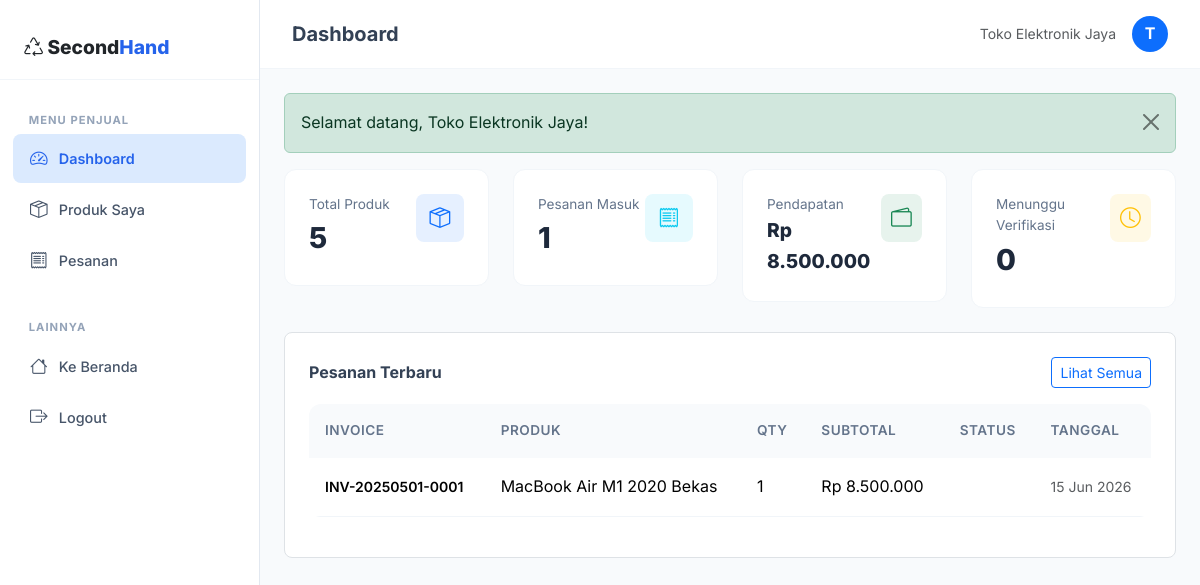
Screenshot of /index.php?page=seller_dashboard (signed in) with the database file from the repository.
### tables this page shows
CREATE TABLE `order_items` (
  `id` INT(11) NOT NULL AUTO_INCREMENT,
  `order_id` INT(11) NOT NULL,
  `product_id` INT(11) NOT NULL,
  `seller_id` INT(11) NOT NULL,
  `quantity` INT(11) NOT NULL DEFAULT 1,
  `price` DECIMAL(15,2) NOT NULL,
  `subtotal` DECIMAL(15,2) NOT NULL,
  `status` ENUM('pending','confirmed','shipped','delivered','completed','cancelled') NOT NULL DEFAULT 'pending',
  PRIMARY KEY (`id`),
  KEY `fk_oi_order` (`order_id`),
  KEY `fk_oi_product` (`product_id`),
  KEY `fk_oi_seller` (`seller_id`),
  CONSTRAINT `fk_oi_order` FOREIGN KEY (`order_id`) REFERENCES `orders`(`id`) ON DELETE CASCADE,
  CONSTRAINT `fk_oi_product` FOREIGN KEY (`product_id`) REFERENCES `products`(`id`) ON DELETE CASCADE,
  CONSTRAINT `fk_oi_seller` FOREIGN KEY (`seller_id`) REFERENCES `users`(`id`) ON DELETE CASCADE
);

CREATE TABLE `orders` (
  `id` INT(11) NOT NULL AUTO_INCREMENT,
  `invoice_number` VARCHAR(50) NOT NULL UNIQUE,
  `buyer_id` INT(11) NOT NULL,
  `total_amount` DECIMAL(15,2) NOT NULL,
  `shipping_cost` DECIMAL(15,2) NOT NULL DEFAULT 0,
  `shipping_address` TEXT NOT NULL,
  `shipping_method` VARCHAR(50) DEFAULT 'reguler',
  `status` ENUM('pending','confirmed','processing','shipped','delivered','completed','cancelled') NOT NULL DEFAULT 'pending',
  `tracking_number` VARCHAR(100) DEFAULT NULL,
  `notes` TEXT DEFAULT NULL,
  `created_at` TIMESTAMP DEFAULT CURRENT_TIMESTAMP,
  `updated_at` TIMESTAMP DEFAULT CURRENT_TIMESTAMP ON UPDATE CURRENT_TIMESTAMP,
  PRIMARY KEY (`id`),
  KEY `fk_order_buyer` (`buyer_id`),
  CONSTRAINT `fk_order_buyer` FOREIGN KEY (`buyer_id`) REFERENCES `users`(`id`) ON DELETE CASCADE
);

CREATE TABLE `products` (
  `id` INT(11) NOT NULL AUTO_INCREMENT,
  `seller_id` INT(11) NOT NULL,
  `category_id` INT(11) NOT NULL,
  `name` VARCHAR(200) NOT NULL,
  `slug` VARCHAR(220) NOT NULL UNIQUE,
  `description` TEXT NOT NULL,
  `price` DECIMAL(15,2) NOT NULL,
  `original_price` DECIMAL(15,2) DEFAULT NULL,
  `stock` INT(11) NOT NULL DEFAULT 1,
  `condition_status` ENUM('like_new','good','fair') NOT NULL DEFAULT 'good',
  `weight` INT(11) DEFAULT 1000 COMMENT 'dalam gram',
  `images` TEXT DEFAULT NULL COMMENT 'JSON array of image filenames',
  `verification_status` ENUM('pending','approved','rejected') NOT NULL DEFAULT 'pending',
  `verification_note` TEXT DEFAULT NULL,
  `is_active` TINYINT(1) NOT NULL DEFAULT 1,
  `view_count` INT(11) DEFAULT 0,
  `created_at` TIMESTAMP DEFAULT CURRENT_TIMESTAMP,
  `updated_at` TIMESTAMP DEFAULT CURRENT_TIMESTAMP ON UPDATE CURRENT_TIMESTAMP,
  PRIMARY KEY (`id`),
  KEY `fk_product_seller` (`seller_id`),
  KEY `fk_product_category` (`category_id`),
  CONSTRAINT `fk_product_seller` FOREIGN KEY (`seller_id`) REFERENCES `users`(`id`) ON DELETE CASCADE,
  CONSTRAINT `fk_product_category` FOREIGN KEY (`category_id`) REFERENCES `categories`(`id`) ON DELETE CASCADE
);

### src/config/helpers.php (called while the page is built, shortened)
<?php
function e($string) {
    return htmlspecialchars($string ?? '', ENT_QUOTES, 'UTF-8');
}
function formatRupiah($amount) {
    return 'Rp ' . number_format($amount, 0, ',', '.');
}
function truncate($text, $length = 100) {
    if (strlen($text) <= $length) return $text;
    return substr($text, 0, $length) . '...';
}

### src/views/seller/dashboard.php (the view, shortened to what this page needs)
<?php
$db = getDB();
$sellerId = $_SESSION['user_id'];
$totalProducts = $db->prepare("SELECT COUNT(*) FROM products WHERE seller_id = ?"); $totalProducts->execute([$sellerId]); $totalProducts = $totalProducts->fetchColumn();
$totalOrderItems = $db->prepare("SELECT COUNT(*) FROM order_items WHERE seller_id = ?"); $totalOrderItems->execute([$sellerId]); $totalOrderItems = $totalOrderItems->fetchColumn();
$revenue = $db->prepare("SELECT COALESCE(SUM(oi.subtotal),0) FROM order_items oi JOIN orders o ON oi.order_id = o.id WHERE oi.seller_id = ? AND o.status = 'completed'"); $revenue->execute([$sellerId]); $revenue = $revenue->fetchColumn();
$pendingVerif = $db->prepare("SELECT COUNT(*) FROM products WHERE seller_id = ? AND verification_status = 'pending'"); $pendingVerif->execute([$sellerId]); $pendingVerif = $pendingVerif->fetchColumn();
$recentOrders = $db->prepare("SELECT oi.*, o.invoice_number, o.status as order_status, o.created_at as order_date, p.name as product_name FROM order_items oi JOIN orders o ON oi.order_id = o.id JOIN products p ON oi.product_id = p.id WHERE oi.seller_id = ? ORDER BY o.created_at DESC LIMIT 5");
$recentOrders->execute([$sellerId]); $recentOrders = $recentOrders->fetchAll();
?>
<div class="row g-4 mb-4">
    <div class="col-md-3 col-6">
        <div class="stat-card"><div class="d-flex justify-content-between align-items-start">
            <div><div class="stat-label">Total Produk</div><div class="stat-value"><?= $totalProducts ?></div></div>
            <div class="stat-icon bg-primary bg-opacity-10 text-primary"><i class="bi bi-box-seam"></i></div>
        </div></div>
    </div>
    <div class="col-md-3 col-6">
        <div class="stat-card"><div class="d-flex justify-content-between align-items-start">
            <div><div class="stat-label">Pesanan Masuk</div><div class="stat-value"><?= $totalOrderItems ?></div></div>
            <div class="stat-icon bg-info bg-opacity-10 text-info"><i class="bi bi-receipt"></i></div>
        </div></div>
    </div>
    <div class="col-md-3 col-6">
        <div class="stat-card"><div class="d-flex justify-content-between align-items-start">
            <div><div class="stat-label">Pendapatan</div><div class="stat-value" style="font-size:1.2rem"><?= formatRupiah($revenue) ?></div></div>
            <div class="stat-icon bg-success bg-opacity-10 text-success"><i class="bi bi-wallet2"></i></div>
        </div></div>
    </div>
    <div class="col-md-3 col-6">
        <div class="stat-card"><div class="d-flex justify-content-between align-items-start">
            <div><div class="stat-label">Menunggu Verifikasi</div><div class="stat-value"><?= $pendingVerif ?></div></div>
            <div class="stat-icon bg-warning bg-opacity-10 text-warning"><i class="bi bi-clock"></i></div>
        </div></div>
    </div>
</div>
<div class="bg-white rounded-3 border p-4">
    <div class="d-flex justify-content-between align-items-center mb-3">
        <h6 class="fw-bold mb-0">Pesanan Terbaru</h6>
        <a href="<?= BASE_URL ?>/index.php?page=seller_orders" class="btn btn-sm btn-outline-primary">Lihat Semua</a>
    </div>
    <?php if (empty($recentOrders)): ?>
    <p class="text-muted text-center py-3">Belum ada pesanan masuk.</p>
    <?php else: ?>
    <div class="table-responsive">
        <table class="table table-custom">
            <thead><tr><th>Invoice</th><th>Produk</th><th>Qty</th><th>Subtotal</th><th>Status</th><th>Tanggal</th></tr></thead>
            <tbody>
            <?php foreach ($recentOrders as $o): ?>
            <tr>
                <td class="fw-semibold small"><?= e($o['invoice_number']) ?></td>
                <td><?= e(truncate($o['product_name'], 30)) ?></td>
                <td><?= $o['quantity'] ?></td>
                <td><?= formatRupiah($o['subtotal']) ?></td>
                <td><?= orderStatusLabel($o['order_status']) ?></td>
                <td class="small text-muted"><?= date('d M Y', strtotime($o['order_date'])) ?></td>
            </tr>
            <?php endforeach; ?>
            </tbody>
        </table>
    </div>
    <?php endif; ?>
</div>

### src/assets/css/style.css (style rules this page uses)
:root { --primary: #2563eb; --primary-dark: #1d4ed8; --primary-light: #dbeafe; --secondary: #1e293b; --accent: #0ea5e9; --success: #10b981; --warning: #f59e0b; --danger: #ef4444; --dark: #0f172a; --gray-900: #1e293b; --gray-800: #334155; --gray-700: #475569; --gray-600: #64748b; --gray-500: #94a3b8; --gray-400: #cbd5e1; --gray-300: #e2e8f0; --gray-200: #f1f5f9; --gray-100: #f8fafc; --white: #ffffff; --shadow-sm: 0 1px 2px rgba(0, 0, 0, 0.05); --shadow: 0 1px 3px rgba(0, 0, 0, 0.1), 0 1px 2px rgba(0, 0, 0, 0.06); --shadow-md: 0 4px 6px -1px rgba(0, 0, 0, 0.1), 0 2px 4px -1px rgba(0, 0, 0, 0.06); --shadow-lg: 0 10px 15px -3px rgba(0, 0, 0, 0.1), 0 4px 6px -2px rgba(0, 0, 0, 0.05); --shadow-xl: 0 20px 25px -5px rgba(0, 0, 0, 0.1), 0 10px 10px -5px rgba(0, 0, 0, 0.04); --radius: 12px; --radius-sm: 8px; --radius-lg: 16px; --transition: all 0.3s cubic-bezier(0.4, 0, 0.2, 1); }
*, *::before, *::after { box-sizing: border-box; }
body { font-family: 'Inter', sans-serif; background-color: var(--gray-100); color: var(--gray-800); line-height: 1.6; -webkit-font-smoothing: antialiased; }
a { text-decoration: none; color: var(--primary); transition: var(--transition); }
.stat-card { background: var(--white); border-radius: var(--radius); padding: 1.5rem; border: 1px solid var(--gray-200); transition: var(--transition); }
.stat-card .stat-icon { width: 48px; height: 48px; border-radius: var(--radius-sm); display: flex; align-items: center; justify-content: center; font-size: 1.3rem; }
.stat-card .stat-value { font-size: 1.8rem; font-weight: 800; color: var(--gray-900); }
.stat-card .stat-label { font-size: 0.85rem; color: var(--gray-600); }
.table-custom { border-radius: var(--radius); overflow: hidden; }
.table-custom thead th { background: var(--gray-100); font-weight: 600; font-size: 0.85rem; text-transform: uppercase; letter-spacing: 0.5px; color: var(--gray-600); border: none; padding: 1rem; }
.table-custom tbody td { padding: 1rem; vertical-align: middle; border-color: var(--gray-200); }

### rows the page displays
order_items: order.invoice_number "INV-20250501-0001", product.name "MacBook Air M1 2020 Bekas", quantity "1", subtotal "Rp 8.500.000", order.created_at "15 Jun 2026"

### other values shown
$dashboardTitle "Dashboard"
$_SESSION['name'] "Toko Elektronik Jaya"
substr($_SESSION['name'] ?? 'U', 0, 1) "T"
$flash['message'] "Selamat datang, Toko Elektronik Jaya!"
$totalProducts "5"
$totalOrderItems "1"
formatRupiah($revenue) "Rp 8.500.000"
$pendingVerif "0"
